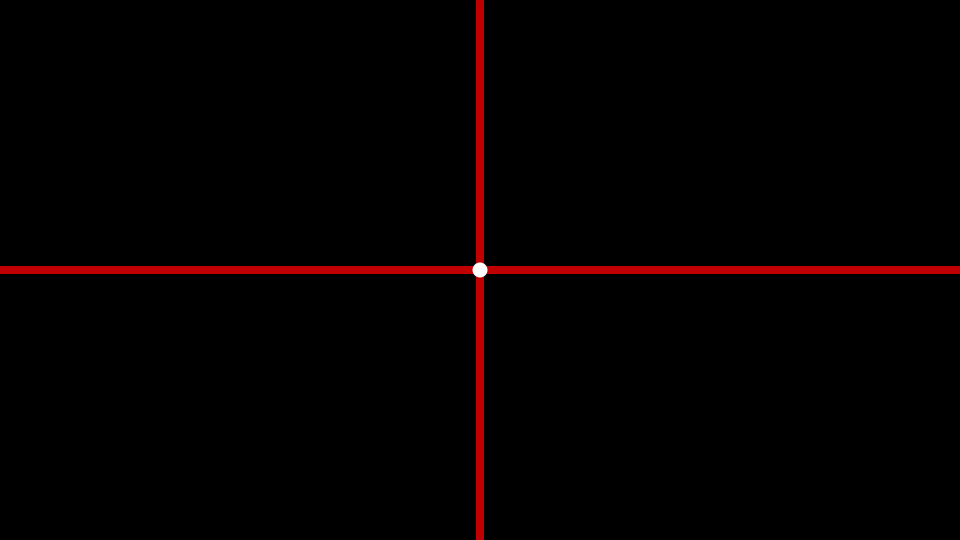
#> input picture only_crossline.png, 1920 x 1080 px (shown at 1/2 size)
$ python dlatldhs.py
#> lines starting #> are read from the running program, lines starting #| are printed output that depends on the picture; after the words box and inside, x2 and y2 are one past the last pixel; in counts of white or black regions, pixels touching at a corner belong together; long printed decimals are rounded
### functions.py
import cv2
import numpy as np

def draw_dot(img,x,y):
    cv2.circle(img,(x,y),5,(255,0,255),-1)

# [230 lines left out: functions draw_bounding_box, find_white_points, detect_green_cross_lines, detect_red_cross_lines, draw_line_between_points, calculate_vector and 2 more, not called in this run]


def mask_red_color(img):
    '''
    이 함수는 이미지에서 빨간색 부분만 마스킹합니다.
    img: 원본 이미지
    '''

    # BGR -> HSV 변환
    hsv = cv2.cvtColor(img, cv2.COLOR_BGR2HSV)

    # HSV에서 빨간색 범위를 정의합니다.
    # 아래 값들은 일반적인 빨간색에 대한 근사치이며, 실제 상황에 따라 조정이 필요할 수 있습니다.

    lower_red1 = np.array([0, 70, 50])
    upper_red1 = np.array([10, 255, 255])

    lower_red2 = np.array([170, 70, 50])
    upper_red2 = np.array([180, 255, 255])

    # 빨간색 범위의 마스크 생성
    mask1 = cv2.inRange(hsv, lower_red1 , upper_red1)
    mask2 = cv2.inRange(hsv ,lower_red2 ,upper_red2)

    mask=mask1+mask2

    return mask

# [16 lines left out: function draw_lines, not called in this run]

def get_lines(img):
    # Canny 엣지 검출
    slope = 0
    angles = []
    line_angle_save = []
    binary = img.copy();
    edges = cv2.Canny(binary, 50, 150)

    # Hough Line Transform으로 선분 검출
    lines = cv2.HoughLinesP(edges,rho=1,theta=np.pi/180,
                            threshold=100,minLineLength=10,maxLineGap=250)

    if lines is not None:
        for line in lines:
            x1, y1, x2, y2 = line[0]

            angle = np.arctan2(y2 - y1, x2 - x1) * 180 / np.pi
            angles.append(angle)
            for angle in angles:
                if not any(int(angle) // 10 == int(existing_angle) // 10 for existing_angle in line_angle_save):
                    line_angle_save.append(angle)

    return img,lines,line_angle_save

#빨간십자선 좌표 들어있는 곳
def draw_dots( img , lines ):
    dots = img.copy()
    for l in lines:
        x1, y1, x2, y2 = l
        # print(x1,y1,x2,y2)

        draw_dot(img=dots,x=x1,y=y1)
        draw_dot(img=dots,x=x2,y=y2)
    return dots

def get_slopes( lines ):
    for l in lines:
        x1, y1, x2, y2 = l
        # print(x1,y1,x2,y2)

#초록 십자선 긋기
def draw_line_through_center(img, angles):
    h, w = img.shape[:2]
    cx = w // 2
    cy = h // 2

    green_intercepts_y = []
    green_slopes = []
    # 여기 변경된 부분
    for angle in angles:
        slope = np.tan(np.deg2rad(angle))  # Convert to radians as np.tan expects input in radians

        # y절편 계산
        b = cy - slope * cx

        # 두 점의 좌표를 계산
        x_start = 0
        y_start = int(slope * x_start + b)
        x_end = w
        y_end = int(slope * x_end + b)

        green_intercept_y = y_start - slope * x_start
        green_intercepts_y.append(green_intercept_y)
        # print("초록 y좌표 : ", green_intercept_y)
        # 선분을 초록색으로 그리기
        cv2.line(img, (x_start, y_start), (x_end, y_end), (0, 255, 0), 2)
        cv2.circle(img, (cx, cy), 5, (0, 0, 255), -1)

        green_slopes.append(slope)
    #중점 을 반환(계산에 사용)
    return  green_intercepts_y, green_slopes, cx, cy, angles

### dlatldhs.py
import cv2
import numpy as np
import functions
import math

def main():

    # img variable
    result_image_path = "only_crossline.png"
    target_background_image = cv2.imread(result_image_path)
#> target_background_image is the input picture: shape (1080, 1920, 3); mean B, G, R 0.1, 0.1, 4.4
    h, w, _ = target_background_image.shape
#> h = 1080; w = 1920
    target_h = h//2
#> target_h = 540
    target_w = w//2
#> target_w = 960
    target_background_image = cv2.resize(target_background_image,(target_w,target_h))
#> target_background_image: shape (540, 960, 3)
    h, w, _ = target_background_image.shape
#> h = 540; w = 960
    target_h = h//2
#> target_h = 270
    target_w = w//2
#> target_w = 480

    # line angle save
    line_angle_save = []
    red_line_list = []
    red_slopes = []
    red_intercepts_y = []
    mx = []
    my = []

    c = 2

    # capture img
    image = cv2.imread('dlatldhs_test_pic.png')
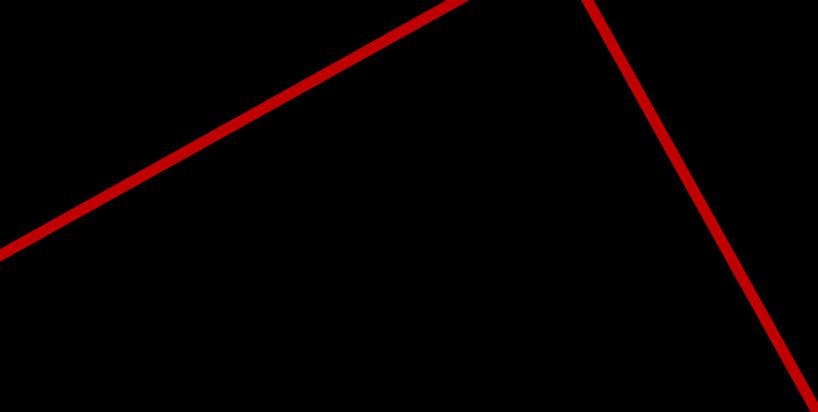
#> input picture dlatldhs_test_pic.png, 818 x 412 px
#> image is the input picture: shape (412, 818, 3); mean B, G, R 0, 0, 6.3
    frame_h, frame_w = image.shape[:2]
#> frame_h = 412; frame_w = 818
    frame_h = frame_h//2
#> frame_h = 206
    frame_w = frame_w//2
#> frame_w = 409

    mask = functions.mask_red_color(image)
#> in mask_red_color, `hsv = cv2.cvtColor(img, cv2.COLOR_BGR2HSV)`: hsv: shape (412, 818, 3); mean H, S, V 0, 9.1, 6.3
#> in mask_red_color, `mask1 = cv2.inRange(hsv, lower_red1 , upper_red1)`:
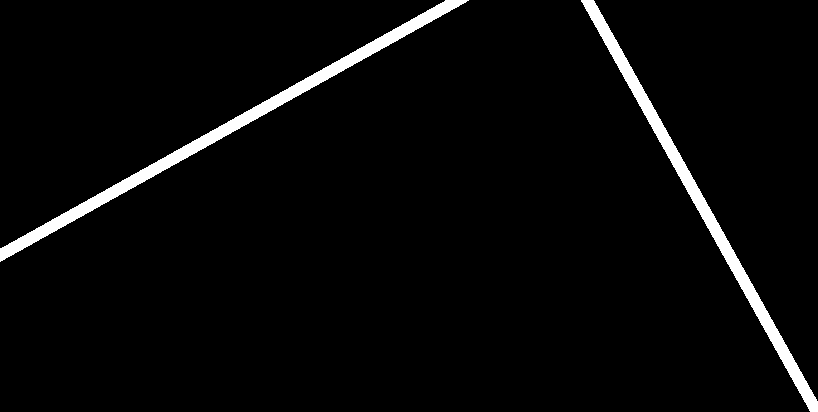
#> mask1: shape (412, 818); 3.4% white; 2 white regions, box (x1, y1, x2, y2) and area: (0, 0, 469, 262) 6101, (581, 0, 818, 412) 5461
#> in mask_red_color, `mask2 = cv2.inRange(hsv ,lower_red2 ,upper_red2)`: mask2: shape (412, 818); every value is 0
    _, lines, line_angle_save = functions.get_lines(mask)
#> in get_lines, `edges = cv2.Canny(binary, 50, 150)`: edges: shape (412, 818); 0.57% white in thin lines or dots
#> in get_lines, `lines = cv2.HoughLinesP(edges,rho=1,theta=np.pi/180, threshold=100,min..`: lines = [[581, 1, 809, 411], [0, 261, 466, 2], [0, 247, 444, 1], [597, 5, 816, 399], [664, 149, 809, 410], [594, 0, 742, 267]]
#> the loop in get_lines, `for line in lines:` made 6 passes
#> (x1, y1, x2, y2) on passes 1 to 6: (581, 1, 809, 411), (0, 261, 466, 2), (0, 247, 444, 1), (597, 5, 816, 399), (664, 149, 809, 410), (594, 0, 742, 267)
#> after the loop in get_lines, `for line in lines:`: angles = [60.92, -29.07, -28.99, 60.93, 60.95, 61]; line_angle_save = [60.92, -29.07]
#> line_angle_save = [60.92, -29.07]

    # red line x y & intercept_y slope
    # red_slope : 기울기 , red_intercept_y : y 절편
    for line in lines:
        if c > 0:
            c -= 1
            red_line_list.append(line[0])
            x1, y1, x2, y2 = line[0]
            red_slope = (y2-y1)/(x2-x1)
            red_slopes.append(red_slope)
            red_intercept_y = y1 - ( red_slope * x1 )
            red_intercepts_y.append(red_intercept_y)
#> this loop made 6 passes
#> (c, x1, y1, x2, y2, red_slope, red_intercept_y) on passes 1 to 2: (1, 581, 1, 809, 411, 1.8, -1043.8), (0, 0, 261, 466, 2, -0.556, 261)
#> after the loop, c = 0; red_intercepts_y = [-1043.8, 261]; red_line_list = [[581, 1, 809, 411], [0, 261, 466, 2]]; red_slopes = [1.8, -0.556]
            # print(f"red intercepts {red_intercept_y}")

    # 점 찍어 보기
    _ = functions.draw_dots(image,red_line_list)
#> the loop in draw_dots, `for l in lines:` made 2 passes
#> after the loop in draw_dots, `for l in lines:`:
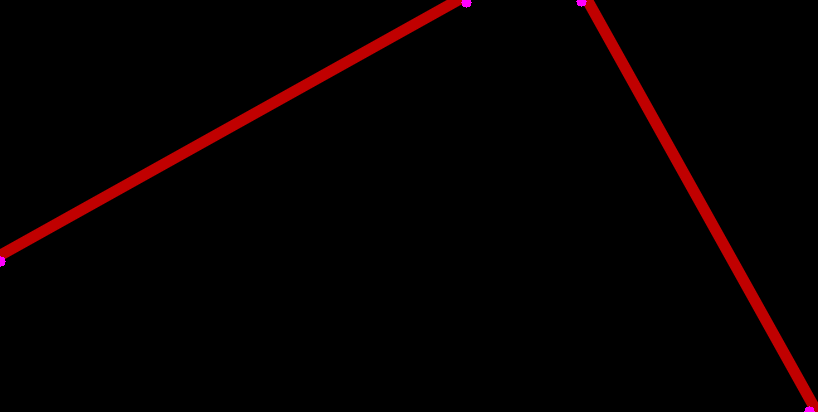
#> dots: shape (412, 818, 3); 0.06% of pixels changed, all inside (x1, y1, x2, y2) = (0, 0, 815, 412)

    # 초록색 y 절편 & 기울기
    green_intercepts_y, green_slopes, cx, cy, angles = functions.draw_line_through_center(image, line_angle_save)
#> the loop in draw_line_through_center, `for angle in angles:` made 2 passes
#> (angle, slope, b, x_start, y_start, x_end, y_end, green_intercept_y) on passes 1 to 2: (60.92, 1.8, -529.5, 0, -529, 818, 941, -529), (-29.07, -0.556, 433.3, 0, 433, 818, -21, 433)
#> after the loop in draw_line_through_center, `for angle in angles:`:
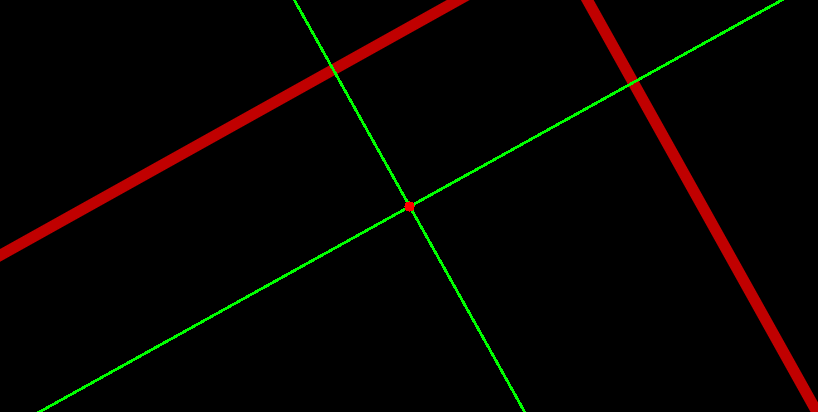
#> img: shape (412, 818, 3); 1.13% of pixels changed, all inside (x1, y1, x2, y2) = (37, 0, 784, 412)
#> after the loop in draw_line_through_center, `for angle in angles:`: green_intercepts_y = [-529, 433]; green_slopes = [1.8, -0.556]
#> green_intercepts_y = [-529, 433]; green_slopes = [1.8, -0.556]; cx = 409; cy = 206; angles = [60.92, -29.07]

    # x : (y절편2 - y절편1)/(기울기1-기울기2)
    mx.append((green_intercepts_y[0] - red_intercepts_y[1])/(red_slopes[1] - green_slopes[0] ) )
    mx.append((green_intercepts_y[1] - red_intercepts_y[0])/(red_slopes[0] - green_slopes[1] ) )

    # y : (기울기1*x)+y절편1
    my.append((red_slopes[1] * mx[0] + red_intercepts_y[1]))
    my.append((red_slopes[1] * mx[1] + red_intercepts_y[1]))

    print("교점 1 : ", int(mx[0]), int(my[0]))
#| 교점 1 :  335 74
    print("교점 2 : ", int(mx[1]), int(my[1]))
#| 교점 2 :  627 -87

    #왼쪽 선의 교점
    cv2.circle(image, (int(abs(mx[0])), int(abs(my[0]))), 5, (255, 0, 0), -1)
#> image: shape (412, 818, 3); 0.02% of pixels changed, all inside (x1, y1, x2, y2) = (330, 69, 341, 80)

    #오른쪽 선의 교점
    cv2.circle(image, (int(abs(mx[1])), int(abs(my[1]))), 5, (255, 0, 0), -1)
#> image: shape (412, 818, 3); mean B, G, R 0.1, 2.8, 6.3

    functions.draw_dot(image,frame_w,frame_h)
#> in draw_dot (call 5), `cv2.circle(img,(x,y),5,(255,0,255),-1)`:
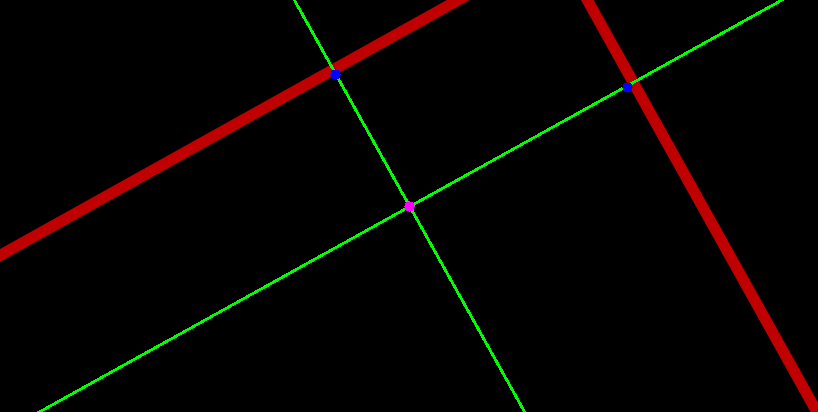
#> img: shape (412, 818, 3); 0.07% of pixels changed, all inside (x1, y1, x2, y2) = (330, 69, 633, 212)

    # 교점 x 중점 y
    pita_1_x = int(mx[0])
#> pita_1_x = 335
    pita_1_y = frame_h
#> pita_1_y = 206
    pita_2_x = int(mx[1])
#> pita_2_x = 627
    pita_2_y = frame_h
#> pita_2_y = 206

    functions.draw_dot(image,pita_1_x,pita_1_y)
#> in draw_dot (call 6), `cv2.circle(img,(x,y),5,(255,0,255),-1)`: img: shape (412, 818, 3); 0.02% of pixels changed, all inside (x1, y1, x2, y2) = (330, 201, 341, 212)
    functions.draw_dot(image,pita_2_x,pita_2_y)
#> in draw_dot (call 7), `cv2.circle(img,(x,y),5,(255,0,255),-1)`: img: shape (412, 818, 3); mean B, G, R 0.3, 2.8, 6.4

    cv2.line(image,(abs(pita_1_x),abs(pita_1_y)),(frame_w,frame_h),(80,0,80), 3)
    cv2.line(image,(int(abs(mx[0])),int(abs(my[0]))),(pita_1_x,pita_1_y),(80,0,80), 3)
    cv2.line(image,(int(abs(mx[0])),int(abs(my[0]))),(frame_w,frame_h),(80,0,80), 8)

    cv2.line(image,(abs(pita_2_x),abs(pita_2_y)),(frame_w,frame_h),(80,0,80), 3)
    cv2.line(image,(int(abs(mx[1])),int(abs(my[1]))),(pita_2_x,pita_2_y),(80,0,80), 3)
    cv2.line(image,(int(abs(mx[1])),int(abs(my[1])) ),(frame_w,frame_h),(80,0,80), 8)
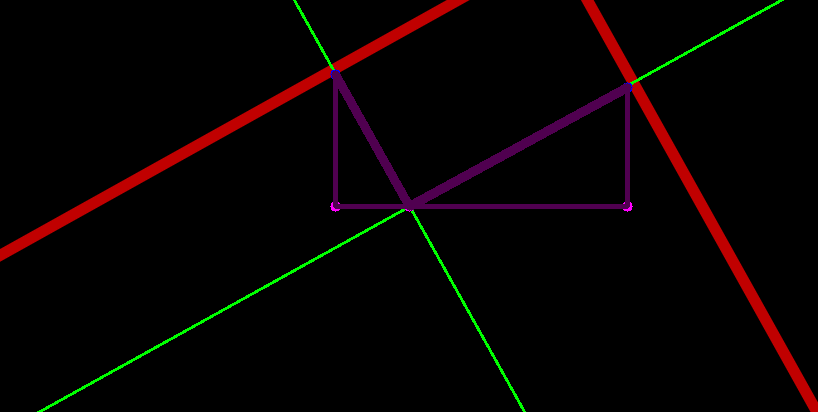
#> image: shape (412, 818, 3); mean B, G, R 1.6, 1.9, 7.8

    test = (int(abs(my[0])) - int(abs(mx[0])))
#> test = -261
    test2 = (int(abs(my[1])) - int(abs(mx[1])))
#> test2 = -540

    test3 = (test ** 2) + (test ** 2)
#> test3 = 136242
    test4 = (test2 ** 2) + (test2 ** 2)
#> test4 = 583200
    test5 = test3 ** 0.5
#> test5 = 369.1
    test6 = test4 ** 0.5
#> test6 = 763.7


    rotate_image = image.copy()

    hsv = cv2.cvtColor(rotate_image, cv2.COLOR_BGR2HSV)
#> hsv: shape (412, 818, 3); mean H, S, V 3.3, 15.8, 9.8

    # 파란색 범위 정의 (HSV)
    lower_blue = np.array([110,50,50])
    upper_blue = np.array([130,255,255])

    # HSV 이미지에서 파란색만 추출하기 위한 임계값 설정
    mask = cv2.inRange(hsv, lower_blue, upper_blue)
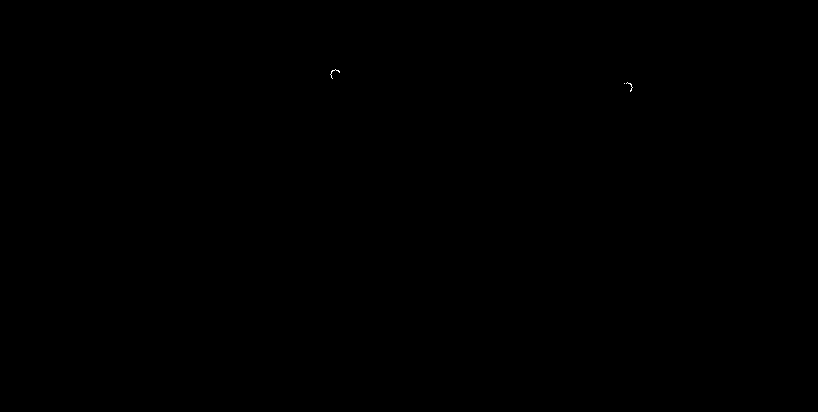
#> mask: shape (412, 818); 0.01% white in thin lines or dots, all inside (x1, y1, x2, y2) = (330, 69, 633, 92)

    # mask와 원본 이미지를 비트 연산함으로써 파란색 부분만 남김
    result = cv2.bitwise_and(rotate_image,rotate_image, mask= mask)

    # 파랑색 점들이 있는 위치 찾기 (y,x 형태로 반환)
    blue_points_yx = np.where(mask != 0)
#> blue_points_yx = 35 positions, rows 69 to 91, columns 330 to 632
    blue_points_xy = list(zip(blue_points_yx[1], blue_points_yx[0])) # x,y 형태로 변환
#> blue_points_xy = 35 pairs, first value 330 to 632, second value 69 to 91

    cross_first_point_xy = blue_points_xy[0]  # 첫번째 좌표 저장
#> cross_first_point_xy = (335, 69)
    cross_last_point_xy  = blue_points_xy[-1] # 마지막 좌표 저장
#> cross_last_point_xy = (630, 91)

    # print("First point: ", cross_first_point_xy)
    # print("Last  point: ", cross_last_point_xy)

    functions.draw_dot(result,cx,cy)

    (last_y, last_x) = cy-cross_first_point_xy[1] , cross_last_point_xy[0]-cx
#> last_y = 137; last_x = 221


    # print(last_x,last_y)
    # print(target_w,target_h)
    target_w = target_w + last_y
#> target_w = 617
    target_h += last_x
#> target_h = 491
    # print(target_w,target_h)
    functions.draw_dot(target_background_image,target_w,target_h)

    # cv2.imshow('target',target_background_image)
    # cv2.imshow('result',result)
    # cv2.imshow('rotate',rotate_image)
    cv2.imshow('image',image)
    print("c^2 : ", test5)
#| c^2 :  369.110
    print("c^2 : ", test6)
#| c^2 :  763.675
    cv2.waitKey(0)
    cv2.destroyAllWindows()

if __name__ == "__main__":
    main()
